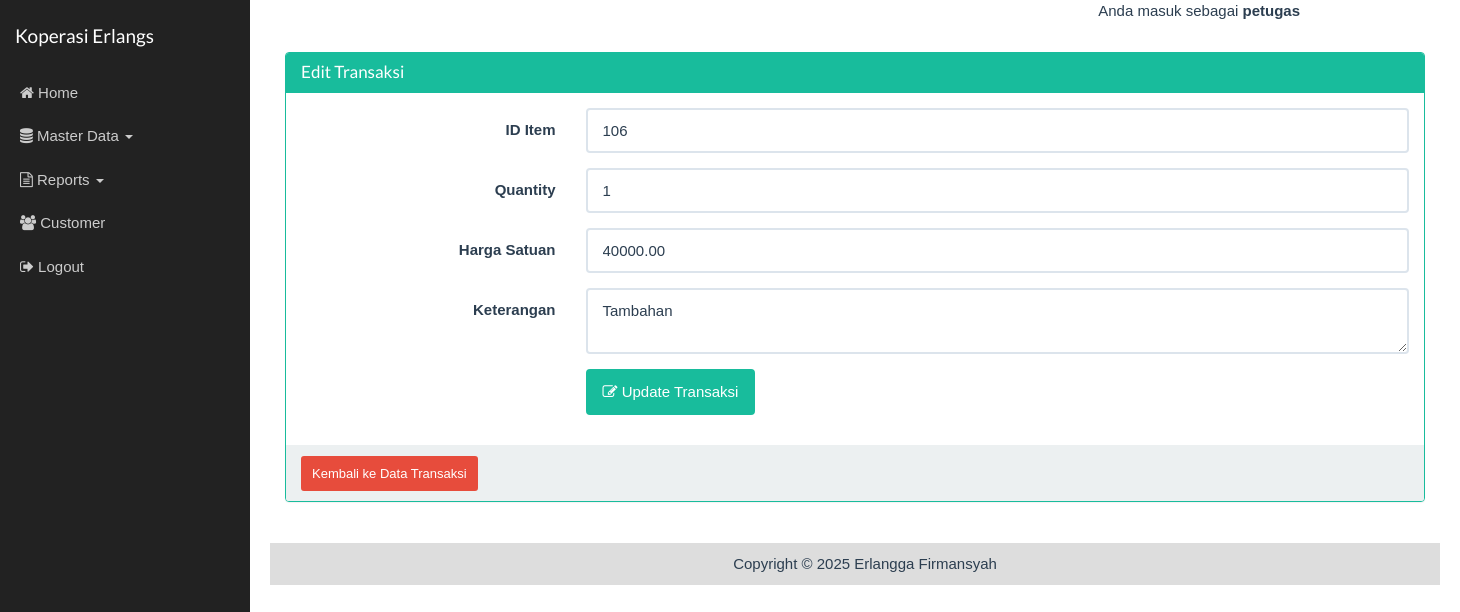
Page /index_admin.php?page=transaksi&actions=edit&id=16 (signed in) on the committed database.
### tables this page shows
CREATE TABLE `transaction` (
  `id_transaction` int NOT NULL,
  `id_item` int DEFAULT NULL,
  `quantity` int DEFAULT NULL,
  `price` decimal(10,2) DEFAULT NULL,
  `amount` decimal(10,2) DEFAULT NULL,
  `session_id` varchar(100) DEFAULT NULL,
  `remark` text
);

### views/transaksi_edit.php (the view, shortened to what this page needs)
<?php
include_once __DIR__ . '/../config/koneksi.php';
$id = $_GET['id'];
$ambil = mysqli_query($koneksi, "SELECT * FROM transaction WHERE id_transaction='$id'") or die("SQL Edit error");
$data = mysqli_fetch_array($ambil);
?>
<div class="container">
    <div class="row">
        <div class="col-xs-12">
            <div class="panel panel-success">
                <div class="panel-heading">
                    <h3 class="panel-title">Edit Transaksi</h3>
                </div>
                <div class="panel-body">
                    <form class="form-horizontal" action="" method="post">
                        <div class="form-group">
                            <label class="col-sm-3 control-label">ID Item</label>
                            <div class="col-sm-9">
                                <input type="text" name="id_item" class="form-control" value="<?=$data['id_item']?>" required>
                            </div>
                        </div>
                        <div class="form-group">
                            <label class="col-sm-3 control-label">Quantity</label>
                            <div class="col-sm-9">
                                <input type="number" name="quantity" class="form-control" value="<?=$data['quantity']?>" required>
                            </div>
                        </div>
                        <div class="form-group">
                            <label class="col-sm-3 control-label">Harga Satuan</label>
                            <div class="col-sm-9">
                                <input type="number" name="price" class="form-control" value="<?=$data['price']?>" required>
                            </div>
                        </div>
                        <div class="form-group">
                            <label class="col-sm-3 control-label">Keterangan</label>
                            <div class="col-sm-9">
                                <textarea name="remark" class="form-control"><?=$data['remark']?></textarea>
                            </div>
                        </div>
                        <div class="form-group">
                            <div class="col-sm-offset-3 col-sm-9">
                                <button type="submit" class="btn btn-success">
                                    <span class="fa fa-edit"></span> Update Transaksi
                                </button>
                            </div>
                        </div>
                    </form>
                </div>
                <div class="panel-footer">
                    <a href="?page=transaksi&actions=tampil" class="btn btn-danger btn-sm">Kembali ke Data Transaksi</a>
                </div>
            </div>
        </div>
    </div>
</div>

### index_admin.php (style rules this page uses)
body { margin: 0; padding: 0; font-family: Arial, sans-serif; }

### rows in the picture
transaction: id_item "106", quantity "1", price "40000.00", remark "Tambahan"

### other values in the picture
$_SESSION['username'] "petugas"
